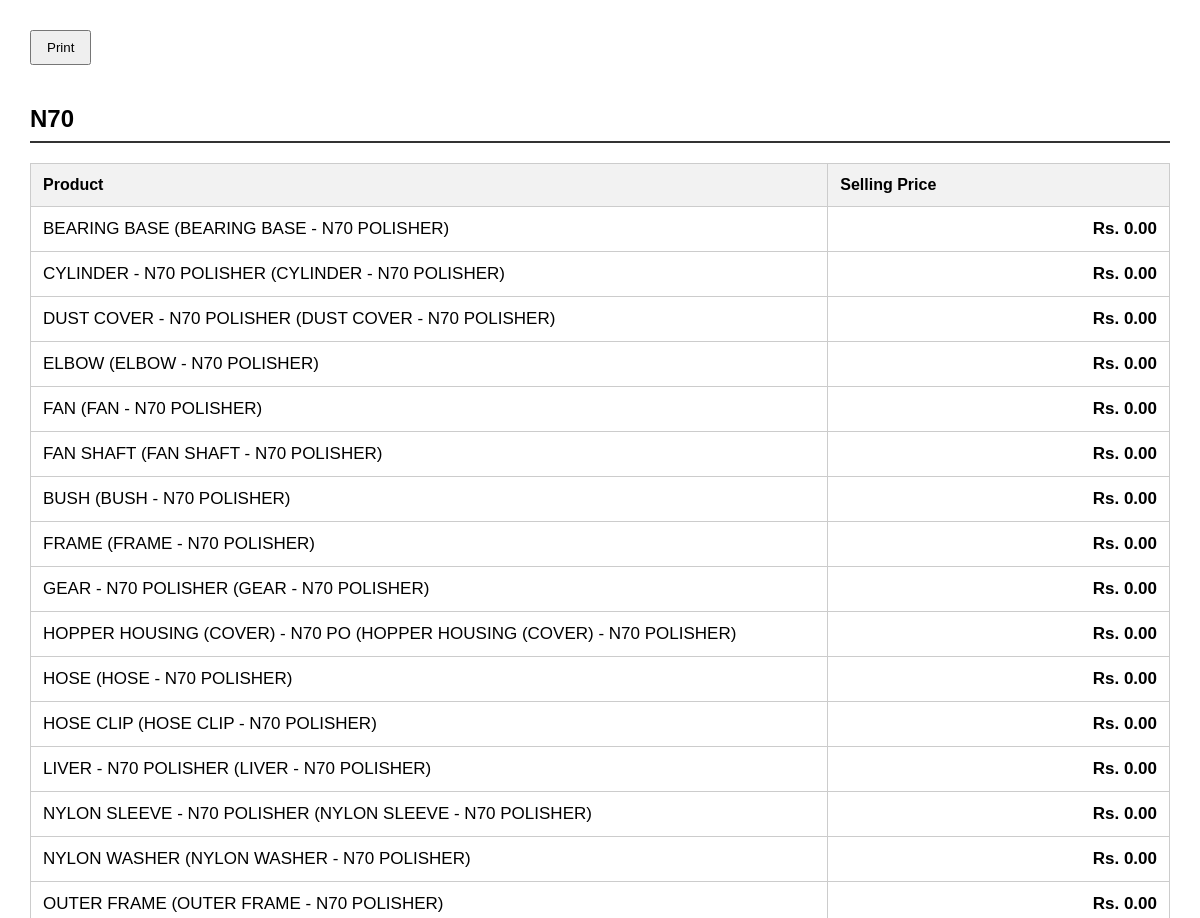
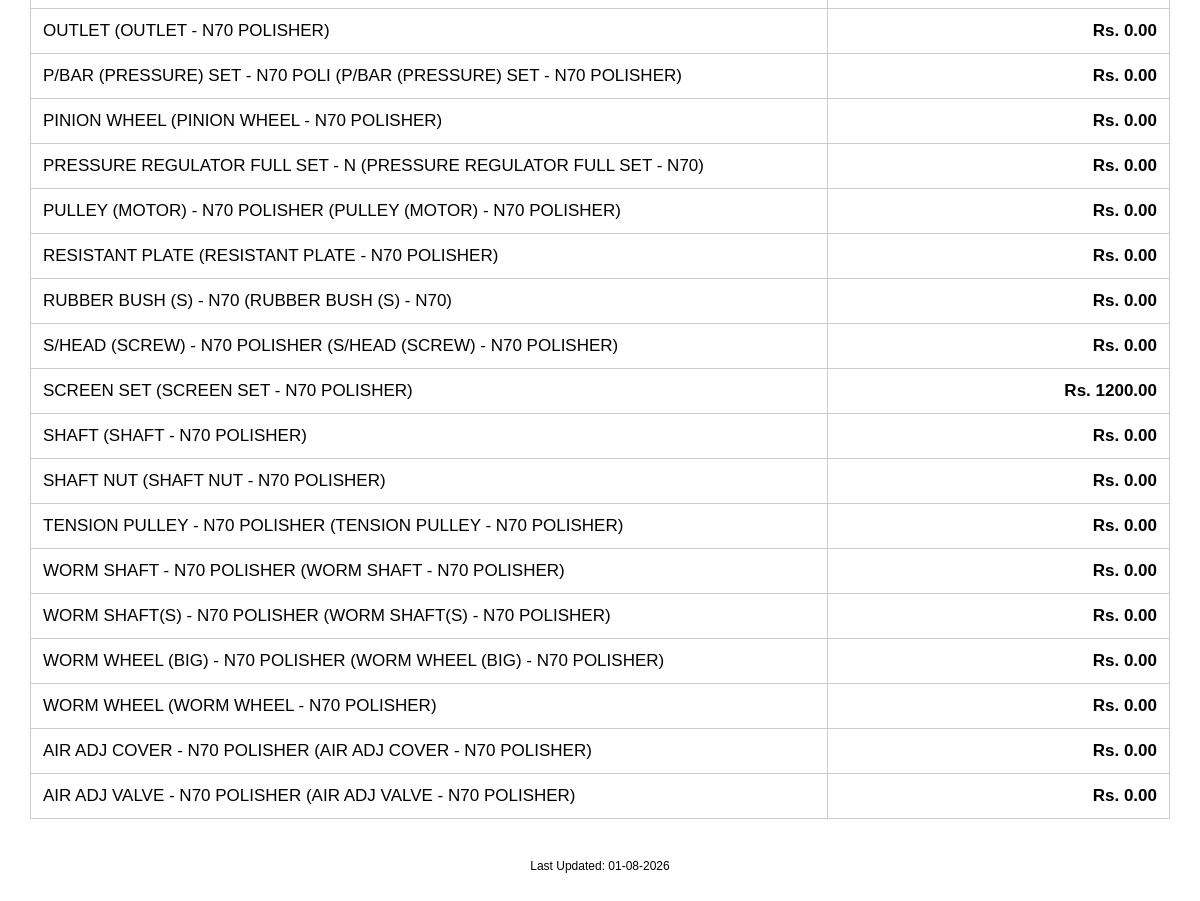
Page /pricelist/0/ on the committed database (2 pictures, top to bottom).
### pricelist/models.py (models this page shows, shortened)
class PricePage(models.Model):
    name = models.CharField(max_length=100)
    slug = models.SlugField(unique=True)
    display_order = models.PositiveIntegerField(default=0)
    class Meta:
        ordering = ['display_order']

class PriceListItem(models.Model):
    page = models.ForeignKey(
        PricePage,
        on_delete=models.CASCADE,
        related_name="items"
    )
    product = models.ForeignKey(
        Product,
        on_delete=models.CASCADE
    )
    display_order = models.PositiveIntegerField(default=0)
    visible = models.BooleanField(default=True)
    class Meta:
        ordering = ['display_order']

### inventory/models.py (models this page shows, shortened)
class Product(models.Model):
    product_name = models.CharField(
        max_length=250,
        unique=True,
        db_index=True,
    )
    category = models.CharField(
        max_length=150,
        blank=True,
        default="",
        db_index=True,
    )
    subcategory = models.CharField(
        max_length=150,
        blank=True,
        default="",
        db_index=True,
    )
    level3 = models.CharField(
        max_length=150,
        blank=True,
        default="",
        db_index=True,
    )
    level4 = models.CharField(
        max_length=150,
        blank=True,
        default="",
        db_index=True,
    )
    hierarchy_path = models.CharField(
        max_length=600,
        blank=True,
        default="",
        db_index=True,
    )
    qty = models.DecimalField(
        max_digits=18,
        decimal_places=2,
        default=Decimal("0.00"),
    )
    avg_cost = models.DecimalField(
        max_digits=18,
        decimal_places=2,
        default=Decimal("0.00"),
    )
    sales_price = models.DecimalField(
        max_digits=18,
        decimal_places=2,
        default=Decimal("0.00"),
    )
    reorder_qty = models.DecimalField(
        max_digits=18,
        decimal_places=2,
        default=Decimal("0.00"),
    )
    STATUS_CHOICES = (
        ("OK", "OK"),
        ("LOW", "LOW"),
        ("NIL", "NIL"),
    )
    status = models.CharField(
        max_length=10,
        choices=STATUS_CHOICES,
        default="OK",
        db_index=True,
    )
    active = models.BooleanField(
        default=True,
        db_index=True,
    )
    updated_at = models.DateTimeField(
        auto_now=True,
    )
    class Meta:
        ordering = [
            "category",
            "subcategory",
            "level3",
            "level4",
            "product_name",
        ]
        indexes = [
            models.Index(fields=["product_name"]),
            models.Index(fields=["category"]),
            models.Index(fields=["subcategory"]),
            models.Index(fields=["level3"]),
            models.Index(fields=["level4"]),
            models.Index(fields=["hierarchy_path"]),
            models.Index(fields=["active"]),
            models.Index(fields=["status"]),
        ]

### pricelist/views.py (the view)
def price_page(request, slug):
    page = get_object_or_404(
        PricePage.objects.prefetch_related(
            'items__product'
        ),
        slug=slug
    )
    return render(
        request,
        'pricelist/price_page.html',
        {
            'page': page
        }
    )

### pricelist/templates/pricelist/price_page.html (shortened to what this page needs)
<!DOCTYPE html>
<html>
<head>
</head>
<body>
<button class="print-btn" onclick="window.print()">
Print
</button>
<h2>{{ page.name }}</h2>
<table>
<tr>
    <th width="70%">Product</th>
    <th width="30%">Selling Price</th>
</tr>
{% for item in page.items.all %}
{% if item.visible %}
<tr>
<td>
{{ item.product.product_name }}
</td>
<td class="price">
Rs. {{ item.product.sales_price }}
</td>
</tr>
{% endif %}
{% endfor %}
</table>
<div class="footer">
Last Updated: {% now "d-m-Y" %}
</div>
</body>
</html>

### pricelist/templates/pricelist/price_page.html (style rules this page uses)
body { font-family: Arial, sans-serif; margin: 30px; }
h2 { margin-top: 20px; border-bottom: 2px solid #333; padding-bottom: 8px; font-size: 24px; }
table { width: 100%; border-collapse: collapse; margin-top: 20px; }
th { background: #f2f2f2; text-align: left; padding: 12px; border: 1px solid #ccc; }
td { padding: 12px; border: 1px solid #ccc; font-size: 17px; }
.price { text-align: right; font-weight: bold; }
.print-btn { margin-bottom: 20px; padding: 8px 15px; cursor: pointer; }
.footer { text-align: center; font-size: 12px; margin-top: 40px; }

### rows in the picture
PricePage: name "N70"
PriceListItem: product.product_name "BEARING BASE (BEARING BASE - N70 POLISHER)", product.sales_price "0.00"
PriceListItem: product.product_name "CYLINDER - N70 POLISHER (CYLINDER - N70 POLISHER)", product.sales_price "0.00"
PriceListItem: product.product_name "DUST COVER - N70 POLISHER (DUST COVER - N70 POLISHER)", product.sales_price "0.00"
PriceListItem: product.product_name "ELBOW (ELBOW - N70 POLISHER)", product.sales_price "0.00"
PriceListItem: product.product_name "FAN (FAN - N70 POLISHER)", product.sales_price "0.00"
PriceListItem: product.product_name "FAN SHAFT (FAN SHAFT - N70 POLISHER)", product.sales_price "0.00"
PriceListItem: product.product_name "BUSH (BUSH - N70 POLISHER)", product.sales_price "0.00"
PriceListItem: product.product_name "FRAME (FRAME - N70 POLISHER)", product.sales_price "0.00"
PriceListItem: product.product_name "GEAR - N70 POLISHER (GEAR - N70 POLISHER)", product.sales_price "0.00"
PriceListItem: product.product_name "HOPPER HOUSING (COVER) - N70 PO (HOPPER HOUSING (COVER) - N70 POLISHER)", product.sales_price "0.00"
PriceListItem: product.product_name "HOSE (HOSE - N70 POLISHER)", product.sales_price "0.00"
PriceListItem: product.product_name "HOSE CLIP (HOSE CLIP - N70 POLISHER)", product.sales_price "0.00"
PriceListItem: product.product_name "LIVER - N70 POLISHER (LIVER - N70 POLISHER)", product.sales_price "0.00"
PriceListItem: product.product_name "NYLON SLEEVE - N70 POLISHER (NYLON SLEEVE - N70 POLISHER)", product.sales_price "0.00"
PriceListItem: product.product_name "NYLON WASHER (NYLON WASHER - N70 POLISHER)", product.sales_price "0.00"
PriceListItem: product.product_name "OUTER FRAME (OUTER FRAME - N70 POLISHER)", product.sales_price "0.00"
PriceListItem: product.product_name "OUTLET (OUTLET - N70 POLISHER)", product.sales_price "0.00"
PriceListItem: product.product_name "P/BAR (PRESSURE) SET - N70 POLI (P/BAR (PRESSURE) SET - N70 POLISHER)", product.sales_price "0.00"
PriceListItem: product.product_name "PINION WHEEL (PINION WHEEL - N70 POLISHER)", product.sales_price "0.00"
PriceListItem: product.product_name "PRESSURE REGULATOR FULL SET - N (PRESSURE REGULATOR FULL SET - N70)", product.sales_price "0.00"
PriceListItem: product.product_name "PULLEY (MOTOR) - N70 POLISHER (PULLEY (MOTOR) - N70 POLISHER)", product.sales_price "0.00"
PriceListItem: product.product_name "RESISTANT PLATE (RESISTANT PLATE - N70 POLISHER)", product.sales_price "0.00"
PriceListItem: product.product_name "RUBBER BUSH (S) - N70 (RUBBER BUSH (S) - N70)", product.sales_price "0.00"
PriceListItem: product.product_name "S/HEAD (SCREW) - N70 POLISHER (S/HEAD (SCREW) - N70 POLISHER)", product.sales_price "0.00"
PriceListItem: product.product_name "SCREEN SET (SCREEN SET - N70 POLISHER)", product.sales_price "1200.00"
PriceListItem: product.product_name "SHAFT (SHAFT - N70 POLISHER)", product.sales_price "0.00"
PriceListItem: product.product_name "SHAFT NUT (SHAFT NUT - N70 POLISHER)", product.sales_price "0.00"
PriceListItem: product.product_name "TENSION PULLEY - N70 POLISHER (TENSION PULLEY - N70 POLISHER)", product.sales_price "0.00"
PriceListItem: product.product_name "WORM SHAFT - N70 POLISHER (WORM SHAFT - N70 POLISHER)", product.sales_price "0.00"
PriceListItem: product.product_name "WORM SHAFT(S) - N70 POLISHER (WORM SHAFT(S) - N70 POLISHER)", product.sales_price "0.00"
PriceListItem: product.product_name "WORM WHEEL (BIG) - N70 POLISHER (WORM WHEEL (BIG) - N70 POLISHER)", product.sales_price "0.00"
PriceListItem: product.product_name "WORM WHEEL (WORM WHEEL - N70 POLISHER)", product.sales_price "0.00"
PriceListItem: product.product_name "AIR ADJ COVER - N70 POLISHER (AIR ADJ COVER - N70 POLISHER)", product.sales_price "0.00"
PriceListItem: product.product_name "AIR ADJ VALVE - N70 POLISHER (AIR ADJ VALVE - N70 POLISHER)", product.sales_price "0.00"
